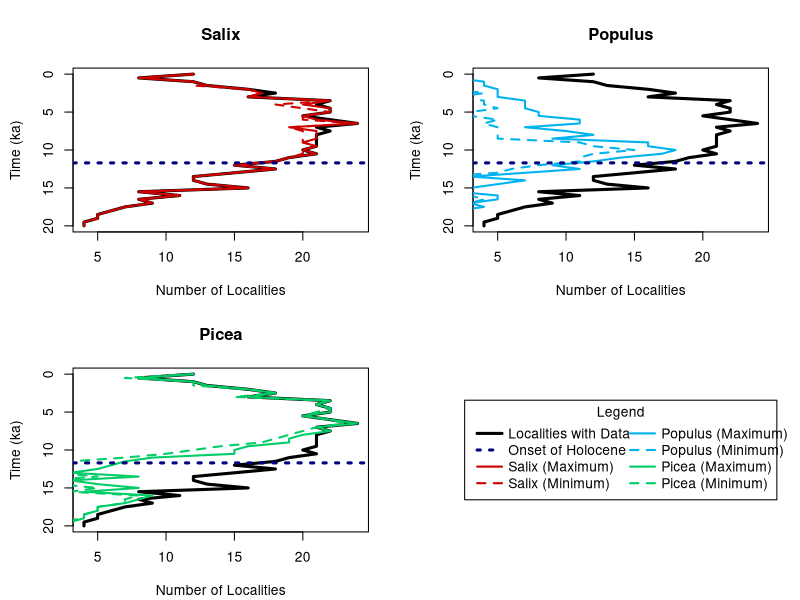
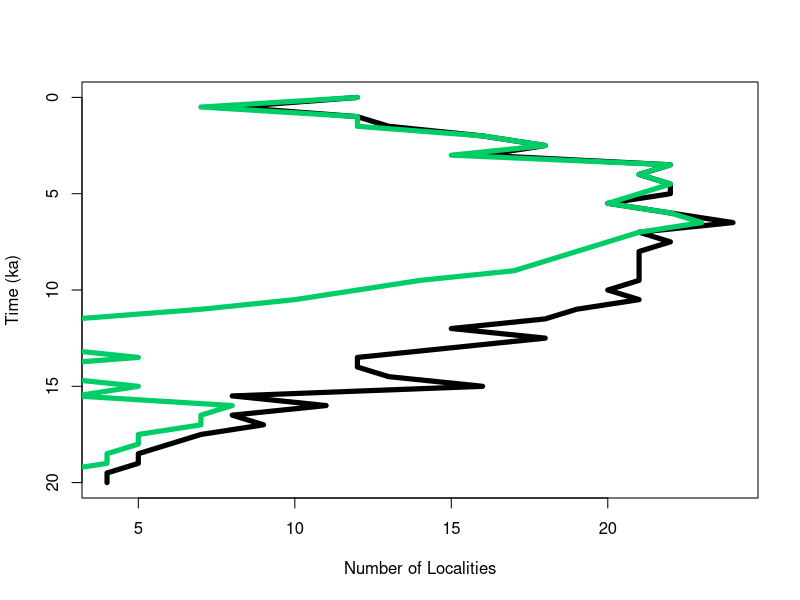
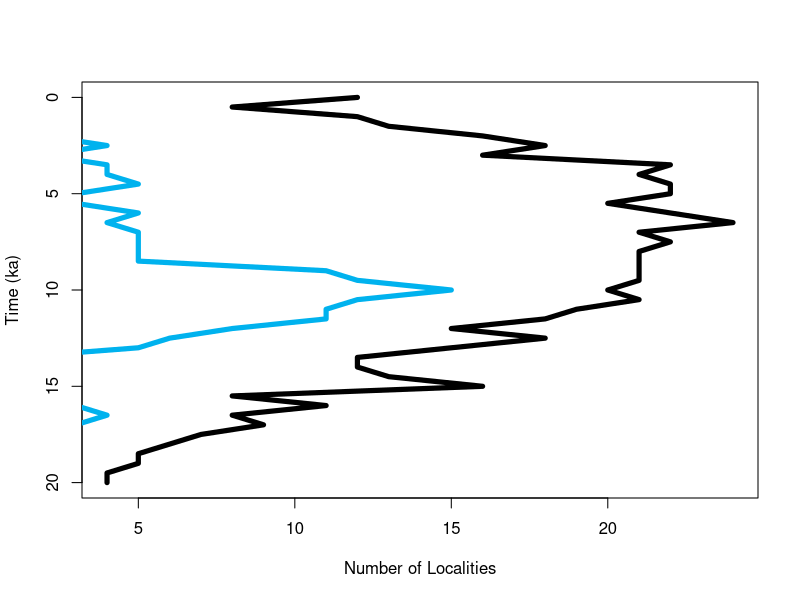

Write R code to recreate these figures, in order.
# import dataset and prepare for graphing
pollen <- read.csv("TempFiles/PresenceThroughTime.csv")
pollen$Time <- pollen$Time/1000


#####################################################################
############################## FIGURES ##############################
#####################################################################

# create function for summary plot
plotPollen <- function(taxonMin, taxonMax, taxon, color) {
  # create plot and plot data availability
  plot(pollen$AvailableData, pollen$Time, 
       ylim = rev(range(pollen$Time)), 
       type = "l", 
       lty = 1,
       lwd = 3,
       xlab = "Number of Localities",
       ylab = "Time (ka)",
       main = taxon)
  
  # plot maximum taxon
  lines(taxonMax, pollen$Time,
        ylim =rev(range(pollen$Time)),
        type = "l",
        lty = 1,
        lwd = 2,
        col = color)
  
  # plot maximum taxon
  lines(taxonMin, pollen$Time,
        ylim =rev(range(pollen$Time)),
        type = "l",
        lty = 2,
        lwd = 2,
        col = color)
  abline(h=11.7, lty = 3, lwd = 3, col="navy")
}

# direct software to save as .svg to local directory
svg('Results/Figure3.svg', 
    width = 32,
    height = 24,
    pointsize = 30)

# set up graphical parameters
par(mfrow = c(2,2),
    mar = c(4.1, 4.4, 4.1, 1.9))

# call individual plots
plotPollen(pollen$SalixMin, pollen$SalixMax, "Salix", "red3")
plotPollen(pollen$PopulusMin, pollen$PopulusMax, "Populus", "deepskyblue2")
plotPollen(pollen$PiceaMin, pollen$PiceaMax, "Picea", "springgreen3")

# createlegend
plot(NULL ,xaxt='n',yaxt='n',bty='n',ylab='',xlab='', xlim=0:1, ylim=0:1)
legend("center", legend=c("Localities with Data", "Onset of Holocene",
                          "Salix (Maximum)", "Salix (Minimum)", "Populus (Maximum)", "Populus (Minimum)",
                          "Picea (Maximum)", "Picea (Minimum)"),
       col=c("black", "navy", "red3", "red3", "deepskyblue2", "deepskyblue2",  "springgreen3", "springgreen3"), 
       lty=c(1,3,1,2,1,2,1,2),
       lwd=c(3,3,2,2,2,2,2,2),
       pt.cex=1,
       x.intersp = 0.5,
       xpd=T,
       ncol=2,
       text.width = 0.4,
       title = "Legend")

# stop saving as .png file
dev.off()

# create function individual plots for Figs. 4, S1-S2
indiv.plot <- function(taxon, color){
  plot(pollen$AvailableData, pollen$Time, 
       ylim = rev(range(pollen$Time)), 
       type = "l", 
       lty = 1,
       lwd = 5,
       xlab = "Number of Localities",
       ylab = "Time (ka)",
       pch = 14)
  lines(taxon, pollen$Time,
        ylim =rev(range(pollen$Time)),
        type = "l",
        lty = 1,
        lwd = 5,
        col = color)
}

# call functions
# Picea
svg('Results/PiceaIndividual.svg', 
    width = 10,
    height = 12,
    pointsize = 30)
indiv.plot(pollen$PiceaMin, "springgreen3")
dev.off()

# Populus
svg('Results/PopulusIndividual.svg', 
    width = 10,
    height = 12,
    pointsize = 30)
indiv.plot(pollen$PopulusMin, "deepskyblue2")
dev.off()

#####################################################################
#####################################################################
#####################################################################



#########################################################################
############################## CORRELATION ##############################
#########################################################################

# Salix maximum and minimum
cor.Salix <- cor.test(pollen$SalixMax, pollen$SalixMin, 
                method = "spearman")
cor.Salix # rho = 0.99, p < 2.2e-16

# Populus maximum and minimum
cor.Populus <- cor.test(pollen$PopulusMax, pollen$PopulusMin, 
                method = "spearman")
cor.Populus # rho = 0.90, p = 2.37e-15

# Picea maximum and minimum
cor.Picea <- cor.test(pollen$PiceaMax, pollen$PiceaMin, 
                       method = "spearman")
cor.Picea # rho = 0.98, p < 2.2e-16

#########################################################################
#########################################################################
#########################################################################



############################################################################################
############################## SIGNIFICANCE OF Picea PATTERN ##############################
############################################################################################

# create function for Monte Carlo simultation (with replacement)
monteCarlo <- function(entry, decline, duration, nit) {
  # set counters for simulation
  it = 1
  score = 0
  count = 0
  
  # enter loop
  for(it in 1:nit){
    
    # randomly resample incidence
    vec = floor(runif(nrow(pollen), min = 0, max = pollen$AvailableData + 1))
    indices_greater_than_entry = which(vec >= entry)
    
    # check if conditions are satisfied based on inputs
    if(length(indices_greater_than_entry) > 1){
      for(i in 1:length(indices_greater_than_entry)){
        count = 0
        if(i + 1 <= length(indices_greater_than_entry)){
          index_lower = indices_greater_than_entry[i]
          index_higher = indices_greater_than_entry[i + 1]
          for(j in index_lower:index_higher){
            if(vec[j] <= decline){
              count <- count + 1
            }
          }
          if(count >= duration) {
            
            # if conditions are satisfied, count as "success." Otherwise move on
            score = score + 1
            break
          }
        }
      }
    }
  }
  return(score)
}


# significance of going from >= 11 down to <= 5 for 7 time bins, then back up to >= 11
success <- monteCarlo(10, 7, 11, 100000)
p <- success/100000
p # p = 0.0007

############################################################################################
############################################################################################
############################################################################################
